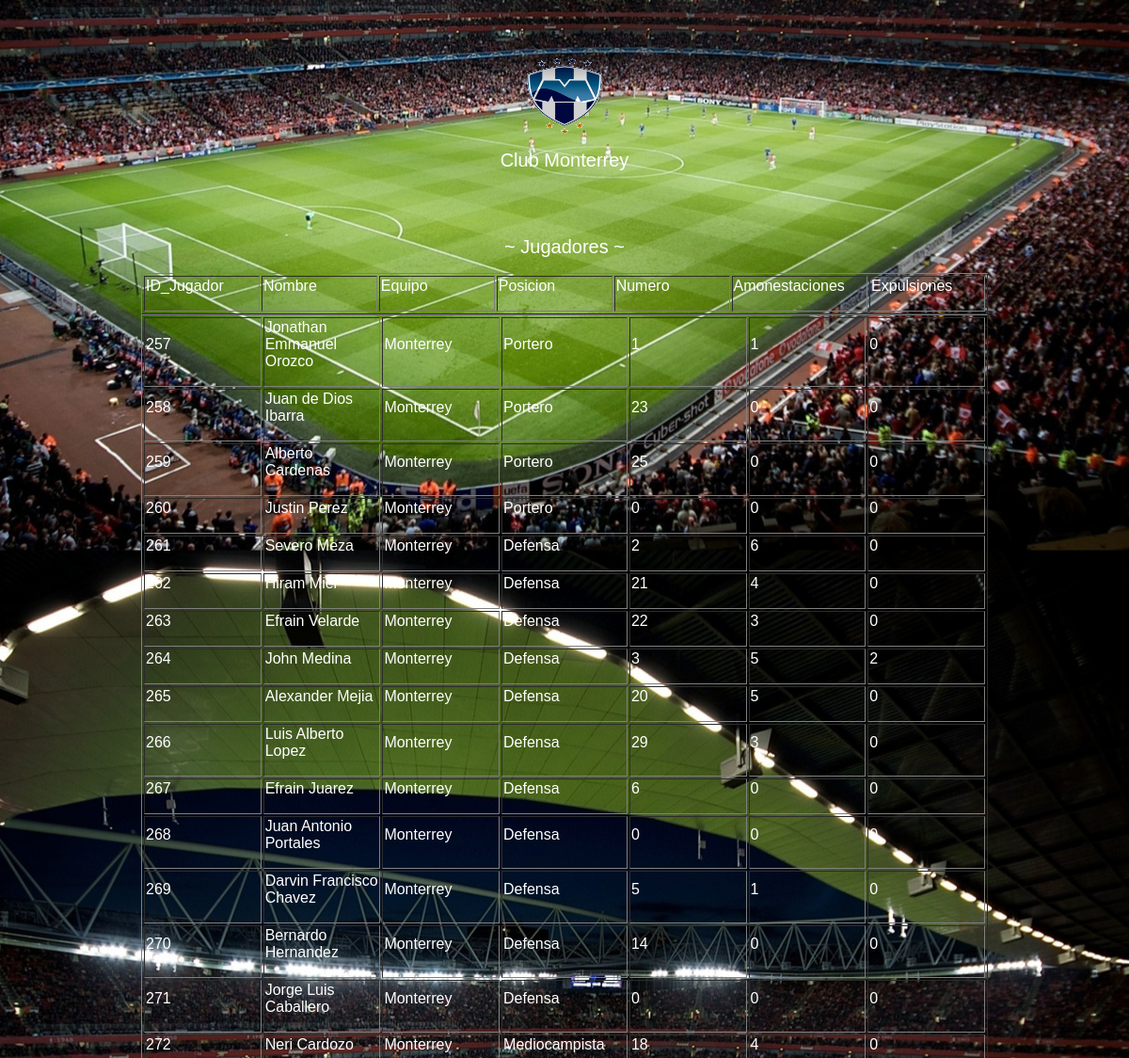
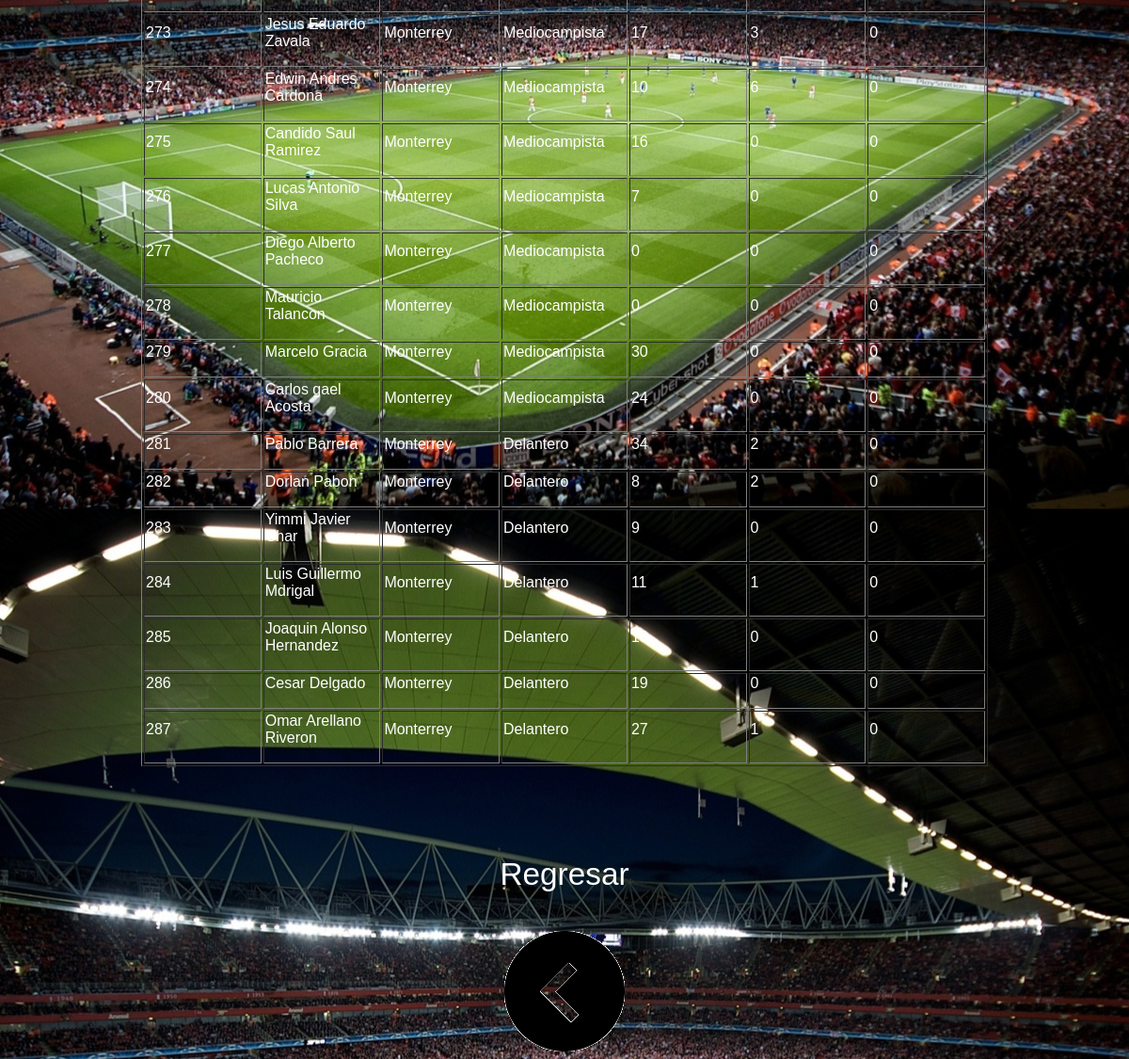
The app's page /monterrey.php with its own data (2 pictures, top to bottom).
### tables this page shows
CREATE TABLE `Jugador` (
  `Id_Jugador` int(5) NOT NULL,
  `Nombre` varchar(30) NOT NULL,
  `Nom_Equipo` varchar(30) NOT NULL,
  `Posicion` varchar(20) NOT NULL,
  `Numero` int(10) DEFAULT NULL,
  `Amonestaciones` int(10) DEFAULT NULL,
  `Expulsiones` int(10) DEFAULT NULL,
  PRIMARY KEY (`Id_Jugador`)
);

### monterrey.php (the view, shortened to what this page needs)
<html>
<head>
	<link rel="stylesheet" type="text/css" href="estilos/pro1.css">
<body>
<br/><br/><br/>
<div class="escudos"><center><IMG SRC="imagenes/monterrey.gif" width='80' height='80'></center></div>
<center><h2>Club Monterrey</h2></center>
<br/><br/><center><h2>~ Jugadores ~</h2></center>
<center><table border=1 width=900>
	<tr>
		<td width=100><h3>ID_Jugador</h3></td>
		<td width=100><h3>Nombre</h3></td>
		<td width=100><h3>Equipo</h3></td>
		<td width=100><h3>Posicion</h3></td>
		<td width=100><h3>Numero</h3></td>
		<td width=100><h3>Amonestaciones</h3></td>
		<td width=100><h3>Expulsiones</h3></td>
	</tr>
</center></table>
<?php
$query = "SELECT * FROM Jugador Where Nom_Equipo='Monterrey'";
$result = mysql_query($query) or die('Consulta fallida: ' . mysql_error());
echo "<center><table border=1 width=900>\n";
while ($line = mysql_fetch_array($result, MYSQL_ASSOC)) {
    echo "\t<tr>\n";
    foreach ($line as $col_value) {
        echo "\t\t<td width=100><h3>$col_value</h3></td>\n";
    }
    echo "\t</tr>\n";
}
echo "</table></center>\n";
?>
<br/><br/><br/>
<center><h1>Regresar</h1><a href="inicio.php"><IMG SRC="imagenes/flecha.gif"></a><center>
</body>
</html>

### estilos/pro1.css (style rules this page uses)
h1, h2, h3 { color: white; font-weight: normal; font-family: Arial, Helvetica, sans-serif; }
h1 { font-size: 25pt; line-height: 2cm; }
h2 { font-size: 15pt; }
h3 { font-size: 12pt; }
body { background-image:url('imagenes/estadio.jpg'); background-repeat:repeat; background-position:center; background-attachment: fixed }
.escudos { display: inline; }

### records on screen
jugador: Id_Jugador "257", Nombre "Jonathan Emmanuel Orozco", Nom_Equipo "Monterrey", Posicion "Portero", col_value "1", Expulsiones "0"
jugador: Id_Jugador "258", Nombre "Juan de Dios Ibarra", Nom_Equipo "Monterrey", Posicion "Portero", Numero "23", col_value "0"
jugador: Id_Jugador "259", Nombre "Alberto Cardenas", Nom_Equipo "Monterrey", Posicion "Portero", Numero "25", col_value "0"
jugador: Id_Jugador "260", Nombre "Justin Perez", Nom_Equipo "Monterrey", Posicion "Portero", col_value "0"
jugador: Id_Jugador "261", Nombre "Severo Meza", Nom_Equipo "Monterrey", Posicion "Defensa", Numero "2", Amonestaciones "6", Expulsiones "0"
jugador: Id_Jugador "262", Nombre "Hiram Mier", Nom_Equipo "Monterrey", Posicion "Defensa", Numero "21", Amonestaciones "4", Expulsiones "0"
jugador: Id_Jugador "263", Nombre "Efrain Velarde", Nom_Equipo "Monterrey", Posicion "Defensa", Numero "22", Amonestaciones "3", Expulsiones "0"
jugador: Id_Jugador "264", Nombre "John Medina", Nom_Equipo "Monterrey", Posicion "Defensa", Numero "3", Amonestaciones "5", Expulsiones "2"
jugador: Id_Jugador "265", Nombre "Alexander Mejia", Nom_Equipo "Monterrey", Posicion "Defensa", Numero "20", Amonestaciones "5", Expulsiones "0"
jugador: Id_Jugador "266", Nombre "Luis Alberto Lopez", Nom_Equipo "Monterrey", Posicion "Defensa", Numero "29", Amonestaciones "3", Expulsiones "0"
jugador: Id_Jugador "267", Nombre "Efrain Juarez", Nom_Equipo "Monterrey", Posicion "Defensa", Numero "6", col_value "0"
jugador: Id_Jugador "268", Nombre "Juan Antonio Portales", Nom_Equipo "Monterrey", Posicion "Defensa", col_value "0"
jugador: Id_Jugador "269", Nombre "Darvin Francisco Chavez", Nom_Equipo "Monterrey", Posicion "Defensa", Numero "5", Amonestaciones "1", Expulsiones "0"
jugador: Id_Jugador "270", Nombre "Bernardo Hernandez", Nom_Equipo "Monterrey", Posicion "Defensa", Numero "14", col_value "0"
jugador: Id_Jugador "271", Nombre "Jorge Luis Caballero", Nom_Equipo "Monterrey", Posicion "Defensa", col_value "0"
jugador: Id_Jugador "272", Nombre "Neri Cardozo", Nom_Equipo "Monterrey", Posicion "Mediocampista", Numero "18", Amonestaciones "4", Expulsiones "0"
jugador: Id_Jugador "273", Nombre "Jesus Eduardo Zavala", Nom_Equipo "Monterrey", Posicion "Mediocampista", Numero "17", Amonestaciones "3", Expulsiones "0"
jugador: Id_Jugador "274", Nombre "Edwin Andres Cardona", Nom_Equipo "Monterrey", Posicion "Mediocampista", Numero "10", Amonestaciones "6", Expulsiones "0"
jugador: Id_Jugador "275", Nombre "Candido Saul Ramirez", Nom_Equipo "Monterrey", Posicion "Mediocampista", Numero "16", col_value "0"
jugador: Id_Jugador "276", Nombre "Lucas Antonio Silva", Nom_Equipo "Monterrey", Posicion "Mediocampista", Numero "7", col_value "0"
jugador: Id_Jugador "277", Nombre "Diego Alberto Pacheco", Nom_Equipo "Monterrey", Posicion "Mediocampista", col_value "0"
jugador: Id_Jugador "278", Nombre "Mauricio Talancon", Nom_Equipo "Monterrey", Posicion "Mediocampista", col_value "0"
jugador: Id_Jugador "279", Nombre "Marcelo Gracia", Nom_Equipo "Monterrey", Posicion "Mediocampista", Numero "30", col_value "0"
jugador: Id_Jugador "280", Nombre "Carlos gael Acosta", Nom_Equipo "Monterrey", Posicion "Mediocampista", Numero "24", col_value "0"
jugador: Id_Jugador "281", Nombre "Pablo Barrera", Nom_Equipo "Monterrey", Posicion "Delantero", Numero "34", Amonestaciones "2", Expulsiones "0"
jugador: Id_Jugador "282", Nombre "Dorlan Pabon", Nom_Equipo "Monterrey", Posicion "Delantero", Numero "8", Amonestaciones "2", Expulsiones "0"
jugador: Id_Jugador "283", Nombre "Yimmi Javier Char", Nom_Equipo "Monterrey", Posicion "Delantero", Numero "9", col_value "0"
jugador: Id_Jugador "284", Nombre "Luis Guillermo Mdrigal", Nom_Equipo "Monterrey", Posicion "Delantero", Numero "11", Amonestaciones "1", Expulsiones "0"
jugador: Id_Jugador "285", Nombre "Joaquin Alonso Hernandez", Nom_Equipo "Monterrey", Posicion "Delantero", Numero "13", col_value "0"
jugador: Id_Jugador "286", Nombre "Cesar Delgado", Nom_Equipo "Monterrey", Posicion "Delantero", Numero "19", col_value "0"
jugador: Id_Jugador "287", Nombre "Omar Arellano Riveron", Nom_Equipo "Monterrey", Posicion "Delantero", Numero "27", Amonestaciones "1", Expulsiones "0"
